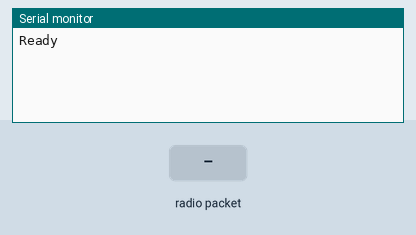
The sketch below on a simulated Arduino Uno, built with avr-gcc and run on an emulated ATmega328P. Shown: the last lines printed to the serial monitor. The test bench sets the inputs (shaded band). No radio packets arrive unless stated.

Above: at 1.2 s.
1.3 s: radio packet "1" arrives
At 2.5 s:
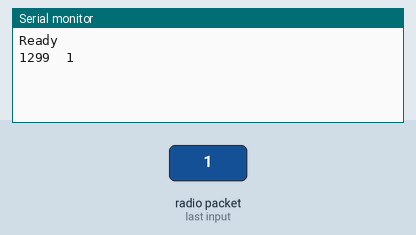
2.8 s: radio packet "0" arrives
At 3.8 s:
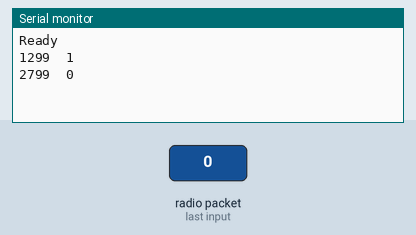
4.3 s: radio packet "2" arrives
At 4.9 s:
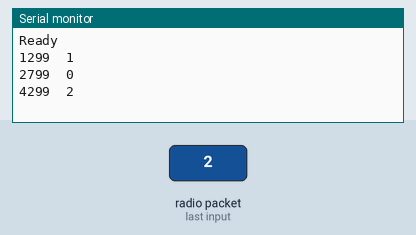

Measured:
- after the input at 1.3 s, the serial monitor: prints a new line at once (image 1)
- after the input at 2.8 s, the serial monitor: prints a new line at once (image 2)
- after the input at 4.3 s, the serial monitor: prints a new line at once (image 3)

The sketch:

radio_receiver.ino
```cpp
#include <VirtualWire.h>

byte message[VW_MAX_MESSAGE_LEN]; // a buffer to store the incoming messages
char messageChr[VW_MAX_MESSAGE_LEN + 1];


void setup() {
  Serial.begin(115200);

  vw_setup(2000);
  vw_rx_start();
  Serial.println("Ready");

}

void loop() {
  readRf();
}

void readRf(){
  byte messageLength = VW_MAX_MESSAGE_LEN; // the size of the message
  if (vw_get_message(message, &messageLength)) {
    for (int i = 0; i < messageLength; i++) {
      messageChr[i] = message[i];
    }
    messageChr[messageLength] = 0;
    Serial.print(millis());
    Serial.print("\t");
    Serial.println(messageChr);
  }
}
```
